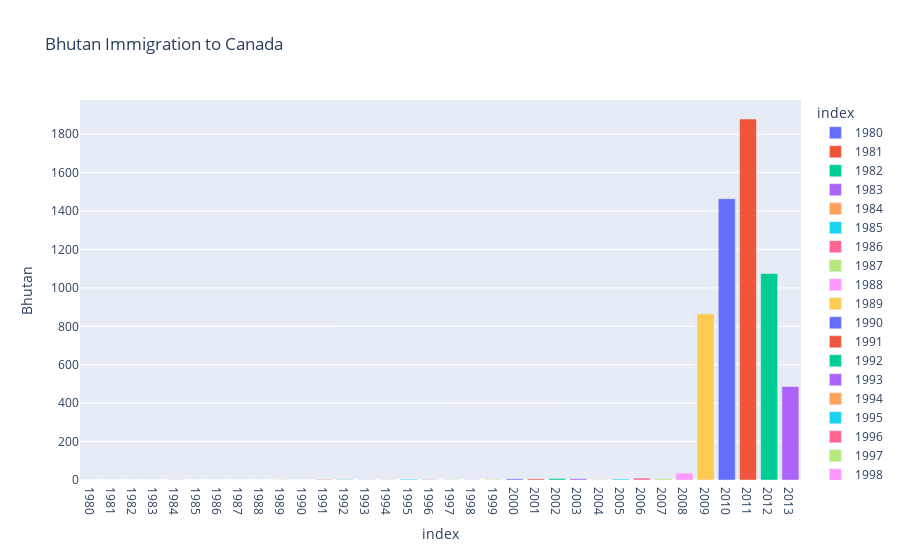

Notebook cell for this chart:
### Code cell
BhutanData=df.loc['Bhutan',years].reset_index()
px.bar(BhutanData, x='index', y='Bhutan',title='Bhutan Immigration to Canada',color='index')

### Figure 1 — Plotly figure (JSON) as saved in the notebook; plotly's stock layout.template omitted (floating-point values rounded to 4 significant figures)
{"data": [{"alignmentgroup": "True", "hovertemplate": "index=%{x}<br>Bhutan=%{y}<extra></extra>", "legendgroup": "1980", "marker": {"color": "#636efa", "pattern": {"shape": ""}}, "name": "1980", "offsetgroup": "1980", "orientation": "v", "showlegend": true, "textposition": "auto", "type": "bar", "x": ["1980"], "xaxis": "x", "y": [0], "yaxis": "y"}, {"alignmentgroup": "True", "hovertemplate": "index=%{x}<br>Bhutan=%{y}<extra></extra>", "legendgroup": "1981", "marker": {"color": "#EF553B", "pattern": {"shape": ""}}, "name": "1981", "offsetgroup": "1981", "orientation": "v", "showlegend": true, "textposition": "auto", "type": "bar", "x": ["1981"], "xaxis": "x", "y": [0], "yaxis": "y"}, {"alignmentgroup": "True", "hovertemplate": "index=%{x}<br>Bhutan=%{y}<extra></extra>", "legendgroup": "1982", "marker": {"color": "#00cc96", "pattern": {"shape": ""}}, "name": "1982", "offsetgroup": "1982", "orientation": "v", "showlegend": true, "textposition": "auto", "type": "bar", "x": ["1982"], "xaxis": "x", "y": [0], "yaxis": "y"}, {"alignmentgroup": "True", "hovertemplate": "index=%{x}<br>Bhutan=%{y}<extra></extra>", "legendgroup": "1983", "marker": {"color": "#ab63fa", "pattern": {"shape": ""}}, "name": "1983", "offsetgroup": "1983", "orientation": "v", "showlegend": true, "textposition": "auto", "type": "bar", "x": ["1983"], "xaxis": "x", "y": [0], "yaxis": "y"}, {"alignmentgroup": "True", "hovertemplate": "index=%{x}<br>Bhutan=%{y}<extra></extra>", "legendgroup": "1984", "marker": {"color": "#FFA15A", "pattern": {"shape": ""}}, "name": "1984", "offsetgroup": "1984", "orientation": "v", "showlegend": true, "textposition": "auto", "type": "bar", "x": ["1984"], "xaxis": "x", "y": [1], "yaxis": "y"}, {"alignmentgroup": "True", "hovertemplate": "index=%{x}<br>Bhutan=%{y}<extra></extra>", "legendgroup": "1985", "marker": {"color": "#19d3f3", "pattern": {"shape": ""}}, "name": "1985", "offsetgroup": "1985", "orientation": "v", "showlegend": true, "textposition": "auto", "type": "bar", "x": ["1985"], "xaxis": "x", "y": [0], "yaxis": "y"}, {"alignmentgroup": "True", "hovertemplate": "index=%{x}<br>Bhutan=%{y}<extra></extra>", "legendgroup": "1986", "marker": {"color": "#FF6692", "pattern": {"shape": ""}}, "name": "1986", "offsetgroup": "1986", "orientation": "v", "showlegend": true, "textposition": "auto", "type": "bar", "x": ["1986"], "xaxis": "x", "y": [0], "yaxis": "y"}, {"alignmentgroup": "True", "hovertemplate": "index=%{x}<br>Bhutan=%{y}<extra></extra>", "legendgroup": "1987", "marker": {"color": "#B6E880", "pattern": {"shape": ""}}, "name": "1987", "offsetgroup": "1987", "orientation": "v", "showlegend": true, "textposition": "auto", "type": "bar", "x": ["1987"], "xaxis": "x", "y": [0], "yaxis": "y"}, {"alignmentgroup": "True", "hovertemplate": "index=%{x}<br>Bhutan=%{y}<extra></extra>", "legendgroup": "1988", "marker": {"color": "#FF97FF", "pattern": {"shape": ""}}, "name": "1988", "offsetgroup": "1988", "orientation": "v", "showlegend": true, "textposition": "auto", "type": "bar", "x": ["1988"], "xaxis": "x", "y": [0], "yaxis": "y"}, {"alignmentgroup": "True", "hovertemplate": "index=%{x}<br>Bhutan=%{y}<extra></extra>", "legendgroup": "1989", "marker": {"color": "#FECB52", "pattern": {"shape": ""}}, "name": "1989", "offsetgroup": "1989", "orientation": "v", "showlegend": true, "textposition": "auto", "type": "bar", "x": ["1989"], "xaxis": "x", "y": [1], "yaxis": "y"}, {"alignmentgroup": "True", "hovertemplate": "index=%{x}<br>Bhutan=%{y}<extra></extra>", "legendgroup": "1990", "marker": {"color": "#636efa", "pattern": {"shape": ""}}, "name": "1990", "offsetgroup": "1990", "orientation": "v", "showlegend": true, "textposition": "auto", "type": "bar", "x": ["1990"], "xaxis": "x", "y": [0], "yaxis": "y"}, {"alignmentgroup": "True", "hovertemplate": "index=%{x}<br>Bhutan=%{y}<extra></extra>", "legendgroup": "1991", "marker": {"color": "#EF553B", "pattern": {"shape": ""}}, "name": "1991", "offsetgroup": "1991", "orientation": "v", "showlegend": true, "textposition": "auto", "type": "bar", "x": ["1991"], "xaxis": "x", "y": [2], "yaxis": "y"}, {"alignmentgroup": "True", "hovertemplate": "index=%{x}<br>Bhutan=%{y}<extra></extra>", "legendgroup": "1992", "marker": {"color": "#00cc96", "pattern": {"shape": ""}}, "name": "1992", "offsetgroup": "1992", "orientation": "v", "showlegend": true, "textposition": "auto", "type": "bar", "x": ["1992"], "xaxis": "x", "y": [2], "yaxis": "y"}, {"alignmentgroup": "True", "hovertemplate": "index=%{x}<br>Bhutan=%{y}<extra></extra>", "legendgroup": "1993", "marker": {"color": "#ab63fa", "pattern": {"shape": ""}}, "name": "1993", "offsetgroup": "1993", "orientation": "v", "showlegend": true, "textposition": "auto", "type": "bar", "x": ["1993"], "xaxis": "x", "y": [1], "yaxis": "y"}, {"alignmentgroup": "True", "hovertemplate": "index=%{x}<br>Bhutan=%{y}<extra></extra>", "legendgroup": "1994", "marker": {"color": "#FFA15A", "pattern": {"shape": ""}}, "name": "1994", "offsetgroup": "1994", "orientation": "v", "showlegend": true, "textposition": "auto", "type": "bar", "x": ["1994"], "xaxis": "x", "y": [1], "yaxis": "y"}, {"alignmentgroup": "True", "hovertemplate": "index=%{x}<br>Bhutan=%{y}<extra></extra>", "legendgroup": "1995", "marker": {"color": "#19d3f3", "pattern": {"shape": ""}}, "name": "1995", "offsetgroup": "1995", "orientation": "v", "showlegend": true, "textposition": "auto", "type": "bar", "x": ["1995"], "xaxis": "x", "y": [4], "yaxis": "y"}, {"alignmentgroup": "True", "hovertemplate": "index=%{x}<br>Bhutan=%{y}<extra></extra>", "legendgroup": "1996", "marker": {"color": "#FF6692", "pattern": {"shape": ""}}, "name": "1996", "offsetgroup": "1996", "orientation": "v", "showlegend": true, "textposition": "auto", "type": "bar", "x": ["1996"], "xaxis": "x", "y": [2], "yaxis": "y"}, {"alignmentgroup": "True", "hovertemplate": "index=%{x}<br>Bhutan=%{y}<extra></extra>", "legendgroup": "1997", "marker": {"color": "#B6E880", "pattern": {"shape": ""}}, "name": "1997", "offsetgroup": "1997", "orientation": "v", "showlegend": true, "textposition": "auto", "type": "bar", "x": ["1997"], "xaxis": "x", "y": [2], "yaxis": "y"}, {"alignmentgroup": "True", "hovertemplate": "index=%{x}<br>Bhutan=%{y}<extra></extra>", "legendgroup": "1998", "marker": {"color": "#FF97FF", "pattern": {"shape": ""}}, "name": "1998", "offsetgroup": "1998", "orientation": "v", "showlegend": true, "textposition": "auto", "type": "bar", "x": ["1998"], "xaxis": "x", "y": [1], "yaxis": "y"}, {"alignmentgroup": "True", "hovertemplate": "index=%{x}<br>Bhutan=%{y}<extra></extra>", "legendgroup": "1999", "marker": {"color": "#FECB52", "pattern": {"shape": ""}}, "name": "1999", "offsetgroup": "1999", "orientation": "v", "showlegend": true, "textposition": "auto", "type": "bar", "x": ["1999"], "xaxis": "x", "y": [3], "yaxis": "y"}, {"alignmentgroup": "True", "hovertemplate": "index=%{x}<br>Bhutan=%{y}<extra></extra>", "legendgroup": "2000", "marker": {"color": "#636efa", "pattern": {"shape": ""}}, "name": "2000", "offsetgroup": "2000", "orientation": "v", "showlegend": true, "textposition": "auto", "type": "bar", "x": ["2000"], "xaxis": "x", "y": [6], "yaxis": "y"}, {"alignmentgroup": "True", "hovertemplate": "index=%{x}<br>Bhutan=%{y}<extra></extra>", "legendgroup": "2001", "marker": {"color": "#EF553B", "pattern": {"shape": ""}}, "name": "2001", "offsetgroup": "2001", "orientation": "v", "showlegend": true, "textposition": "auto", "type": "bar", "x": ["2001"], "xaxis": "x", "y": [6], "yaxis": "y"}, {"alignmentgroup": "True", "hovertemplate": "index=%{x}<br>Bhutan=%{y}<extra></extra>", "legendgroup": "2002", "marker": {"color": "#00cc96", "pattern": {"shape": ""}}, "name": "2002", "offsetgroup": "2002", "orientation": "v", "showlegend": true, "textposition": "auto", "type": "bar", "x": ["2002"], "xaxis": "x", "y": [8], "yaxis": "y"}, {"alignmentgroup": "True", "hovertemplate": "index=%{x}<br>Bhutan=%{y}<extra></extra>", "legendgroup": "2003", "marker": {"color": "#ab63fa", "pattern": {"shape": ""}}, "name": "2003", "offsetgroup": "2003", "orientation": "v", "showlegend": true, "textposition": "auto", "type": "bar", "x": ["2003"], "xaxis": "x", "y": [7], "yaxis": "y"}, {"alignmentgroup": "True", "hovertemplate": "index=%{x}<br>Bhutan=%{y}<extra></extra>", "legendgroup": "2004", "marker": {"color": "#FFA15A", "pattern": {"shape": ""}}, "name": "2004", "offsetgroup": "2004", "orientation": "v", "showlegend": true, "textposition": "auto", "type": "bar", "x": ["2004"], "xaxis": "x", "y": [1], "yaxis": "y"}, {"alignmentgroup": "True", "hovertemplate": "index=%{x}<br>Bhutan=%{y}<extra></extra>", "legendgroup": "2005", "marker": {"color": "#19d3f3", "pattern": {"shape": ""}}, "name": "2005", "offsetgroup": "2005", "orientation": "v", "showlegend": true, "textposition": "auto", "type": "bar", "x": ["2005"], "xaxis": "x", "y": [5], "yaxis": "y"}, {"alignmentgroup": "True", "hovertemplate": "index=%{x}<br>Bhutan=%{y}<extra></extra>", "legendgroup": "2006", "marker": {"color": "#FF6692", "pattern": {"shape": ""}}, "name": "2006", "offsetgroup": "2006", "orientation": "v", "showlegend": true, "textposition": "auto", "type": "bar", "x": ["2006"], "xaxis": "x", "y": [10], "yaxis": "y"}, {"alignmentgroup": "True", "hovertemplate": "index=%{x}<br>Bhutan=%{y}<extra></extra>", "legendgroup": "2007", "marker": {"color": "#B6E880", "pattern": {"shape": ""}}, "name": "2007", "offsetgroup": "2007", "orientation": "v", "showlegend": true, "textposition": "auto", "type": "bar", "x": ["2007"], "xaxis": "x", "y": [7], "yaxis": "y"}, {"alignmentgroup": "True", "hovertemplate": "index=%{x}<br>Bhutan=%{y}<extra></extra>", "legendgroup": "2008", "marker": {"color": "#FF97FF", "pattern": {"shape": ""}}, "name": "2008", "offsetgroup": "2008", "orientation": "v", "showlegend": true, "textposition": "auto", "type": "bar", "x": ["2008"], "xaxis": "x", "y": [36], "yaxis": "y"}, {"alignmentgroup": "True", "hovertemplate": "index=%{x}<br>Bhutan=%{y}<extra></extra>", "legendgroup": "2009", "marker": {"color": "#FECB52", "pattern": {"shape": ""}}, "name": "2009", "offsetgroup": "2009", "orientation": "v", "showlegend": true, "textposition": "auto", "type": "bar", "x": ["2009"], "xaxis": "x", "y": [865], "yaxis": "y"}, {"alignmentgroup": "True", "hovertemplate": "index=%{x}<br>Bhutan=%{y}<extra></extra>", "legendgroup": "2010", "marker": {"color": "#636efa", "pattern": {"shape": ""}}, "name": "2010", "offsetgroup": "2010", "orientation": "v", "showlegend": true, "textposition": "auto", "type": "bar", "x": ["2010"], "xaxis": "x", "y": [1464], "yaxis": "y"}, {"alignmentgroup": "True", "hovertemplate": "index=%{x}<br>Bhutan=%{y}<extra></extra>", "legendgroup": "2011", "marker": {"color": "#EF553B", "pattern": {"shape": ""}}, "name": "2011", "offsetgroup": "2011", "orientation": "v", "showlegend": true, "textposition": "auto", "type": "bar", "x": ["2011"], "xaxis": "x", "y": [1879], "yaxis": "y"}, {"alignmentgroup": "True", "hovertemplate": "index=%{x}<br>Bhutan=%{y}<extra></extra>", "legendgroup": "2012", "marker": {"color": "#00cc96", "pattern": {"shape": ""}}, "name": "2012", "offsetgroup": "2012", "orientation": "v", "showlegend": true, "textposition": "auto", "type": "bar", "x": ["2012"], "xaxis": "x", "y": [1075], "yaxis": "y"}, {"alignmentgroup": "True", "hovertemplate": "index=%{x}<br>Bhutan=%{y}<extra></extra>", "legendgroup": "2013", "marker": {"color": "#ab63fa", "pattern": {"shape": ""}}, "name": "2013", "offsetgroup": "2013", "orientation": "v", "showlegend": true, "textposition": "auto", "type": "bar", "x": ["2013"], "xaxis": "x", "y": [487], "yaxis": "y"}], "layout": {"barmode": "relative", "legend": {"title": {"text": "index"}, "tracegroupgap": 0}, "title": {"text": "Bhutan Immigration to Canada"}, "xaxis": {"anchor": "y", "categoryarray": ["1980", "1981", "1982", "1983", "1984", "1985", "1986", "1987", "1988", "1989", "1990", "1991", "1992", "1993", "1994", "1995", "1996", "1997", "1998", "1999", "2000", "2001", "2002", "2003", "2004", "2005", "2006", "2007", "2008", "2009", "2010", "2011", "2012", "2013"], "categoryorder": "array", "domain": [0, 1], "title": {"text": "index"}}, "yaxis": {"anchor": "x", "domain": [0, 1], "title": {"text": "Bhutan"}}}}
